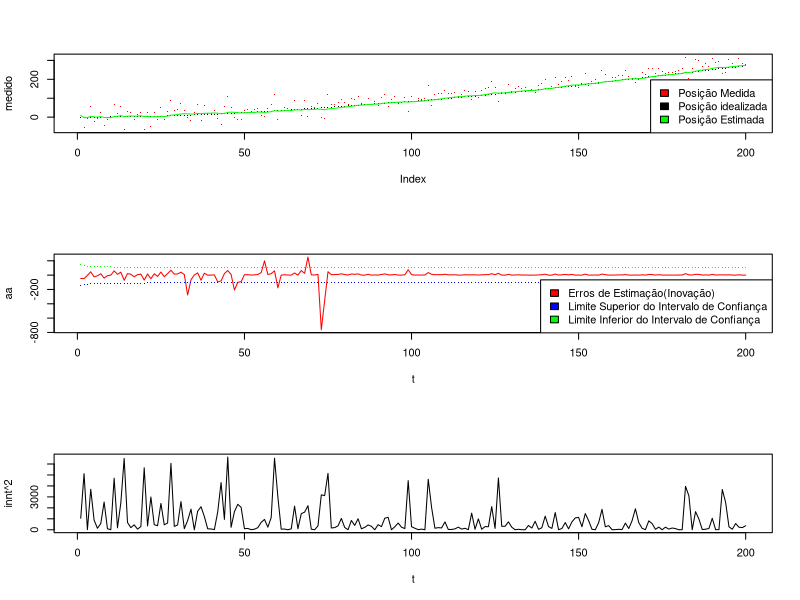
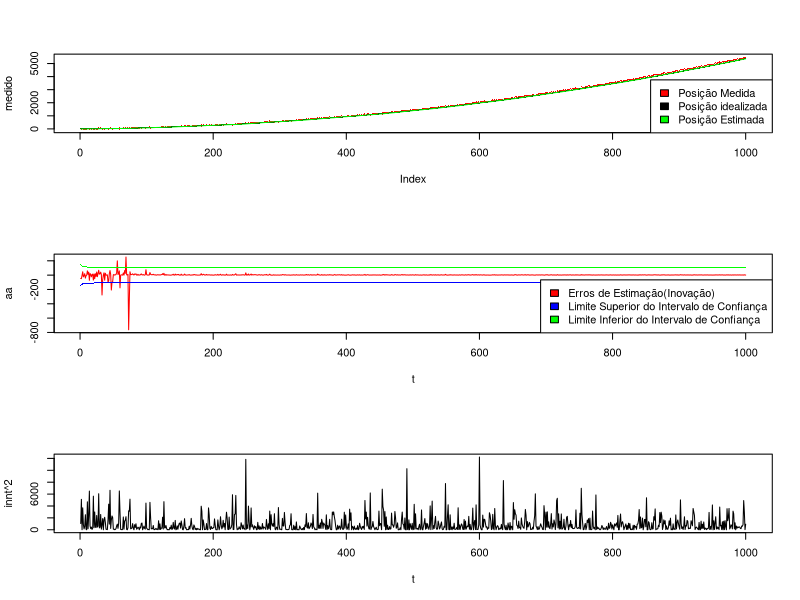

Write R code to recreate these figures, in order.
## ---- chunk 1


plotGraphs<-function(ideal,estimado,medido,sk,innt){
  
  t <- 1:length(ideal)
  
  aa <- (estimado-medido)^2/medido
  xx <- sum(aa)
  
  
  par(mfcol=c(3,1))
  
  plot(medido,pch=".",col="RED")
  points(ideal,pch=".")
  points(estimado,pch=".",col="GREEN",type="l")
  legend("bottomright",legend=c('Posição Medida','Posição idealizada','Posição Estimada'),fil=c("RED","BLACK","GREEN"))
  
  plot(t,aa,pch=".",type="l",col="RED");
  points(t,-sqrt(sk)^2,pch=".",col="BLUE")
  points(t,sqrt(sk)^2,pch=".",col="GREEN")
  legend("bottomright",legend=c('Erros de Estimação(Inovação)','Limite Superior do Intervalo de Confiança','Limite Inferior do Intervalo de Confiança'),fil=c("RED","BLUE","GREEN"))
  
  plot(t, innt^2,pch=".",type="l")
}


simular <- function(n,error,seed=12345){
  
  set.seed(seed)
  n <- n                           # Número de observações
  
  u <- 1                                # Aceleração idealizada para o experimento
  
  dt <- 0.1                             # Menor intervalo tempo medido no simulador
  
  measnoise <- 10                       # Erro de medida da posição
  accelnoise <- error                   # Erro da aceleração

  a <- matrix(data=c(1, 0, dt, 1), ncol=2,nrow=2)
  b <- matrix(data=c(dt^2/2, dt), nrow=2, ncol=1)
  c <- matrix(data=c(1,1),nrow=1,ncol=2)
  x <- matrix(data=c(0,0),nrow=2,ncol=1)# Posição inicial
  xhat <- matrix(data=c(14,14),nrow=2,ncol=1)                             # Posição estimada inicial
  Sz <- measnoise^2                     # Variância do ruído da medida
  Sw <- accelnoise^2*matrix(data=c(dt^4, dt^3/2, dt^3/2, dt^2), 
                            nrow=2, ncol=2) # Estimativa
  P <- matrix(data=c(15,15,15,15),nrow=2,ncol=2)     # Matriz de covariância de estado (pode ser com qualquer coisa)
  Pr <- array(dim=c(n,2,2))
  pos <- array(dim=n)                    # Posição idealizada (durante todo o experimento)
  pos[1] <-0
  poshat <- array(dim=n)                  # Posição estimada (durante todo o experimento)
  poshat[1] <- 0 
  posmeas <- array(dim=n)                # Posição medida (durante todo o experimento)
  posmeas[1] <- 0
  vel <- array(dim=n)                    # Velocidade idealizada (durante todo o experimento)
  vel[1] <- 0
  velhat <- array(dim=n)                 # Velocidade estimada (durante todo o experimento)
  velhat[1] <- 0
  zz <- array(dim=n)                     # Posição + ruído (durante todo o experimento)
  zz[1] <- 0
  
  Sk <- array(dim=n)
  qk <- array(dim=n)
  Innt <- array(dim=n)
  
  for(t in 1:n){
    ProcessNoise <- accelnoise * matrix(data=c(dt^2/2*rnorm(n=1), dt*rnorm(n=1)),
                                        nrow=2, ncol=1) # Ruído
    x <- a%*%x + b*u + ProcessNoise   # Posição "correta" + ruído
    MeasNoise <- measnoise * rnorm(n=1,sd = accelnoise) # Ruído da medição
    y <- c%*%x + MeasNoise              # Medição do ruído
    xhat <- a%*%xhat + b%*%u            # Estimação da posição
    Inn <- y - c%*%xhat                 # Matriz erro (innovation)
    
    s <- c%*%P%*%t(c) + Sz
    
    K <- a%*%P%*%t(c)%*%solve(s)        # Ganho
    
    xhat <- xhat + K%*%Inn              # Correção da estimação
    Pr[t,,] <- P
    P <- a%*%P%*%t(a) - a%*%P%*%t(c)%*%solve(s)%*%c%*%P%*%t(a) + 
      Sw # Matriz de covariância (grau de incerteza das estimativas)
    
    Sk[t] <- c%*%P%*%t(c)+Sz
    
    Innt[t] <- Inn
    
    qk[t] <- Inn%*%solve(c%*%P%*%t(c) +Sz)%*%Inn
    
    pos[t] <- x[1]
    posmeas[t] <- y
    poshat[t] <- xhat[1]
    vel[t] <- x[2]
    velhat[t] <- xhat[2]
    
    z <- a%*%x + b%*%u # Posição sem ruído (idealizada)
    zz[t] <- z[1]
  }

  poshatComp<-chisq.test(matrix(data=c(pos-min(posmeas),poshat-min(posmeas)),nrow=n,ncol=2))
  
  
  posmeasComp<-chisq.test(matrix(data=c(posmeas-min(posmeas),pos-min(posmeas)),nrow=n,ncol=2))
  pose <- data.frame(pos=pos,poshat=poshat,posmeas=posmeas,sk=Sk,innt=Innt)
  return <- c(poshatComp,posmeasComp,pose)
}
## ---- chunk 2
simulado <- simular(200,3) #Simula


pos <- as.matrix(simulado[19]$pos)
poshat <- as.matrix(simulado[20]$poshat)
posmeas <- as.matrix(simulado[21]$posmeas)
sk <- as.matrix(simulado[22]$sk)
innt <- as.matrix(simulado[23]$innt)
## ---- chunk 3
plotGraphs(pos, poshat, posmeas, sk, innt)
## ---- chunk 4
simulado <- simular(1000,3) #Simula


pos <- as.matrix(simulado[19]$pos)
poshat <- as.matrix(simulado[20]$poshat)
posmeas <- as.matrix(simulado[21]$posmeas)
sk <- as.matrix(simulado[22]$sk)
innt <- as.matrix(simulado[23]$innt)
## ---- chunk 5
plotGraphs(pos, poshat, posmeas, sk, innt)
